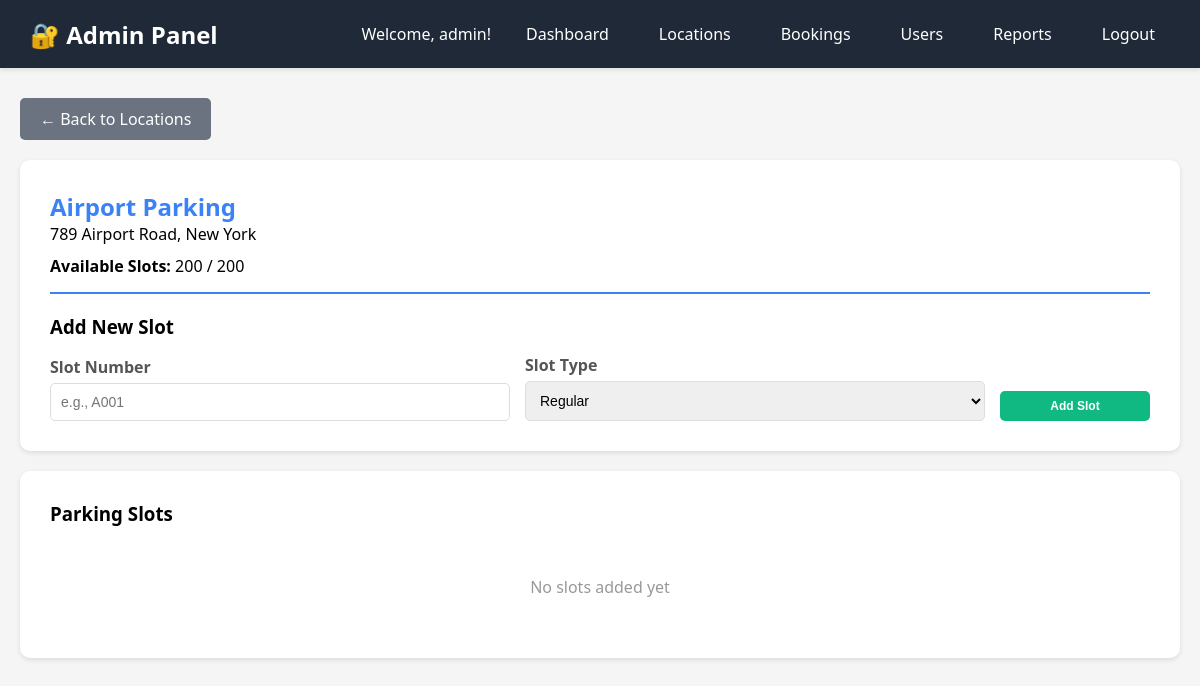
Screenshot of /admin/view_slots.php?location_id=3 (signed in) with the database file from the repository.
### tables this page shows
CREATE TABLE IF NOT EXISTS parking_locations (
    id INT AUTO_INCREMENT PRIMARY KEY,
    location_name VARCHAR(100) NOT NULL,
    address TEXT NOT NULL,
    city VARCHAR(50) NOT NULL,
    total_slots INT NOT NULL,
    available_slots INT NOT NULL,
    price_per_hour DECIMAL(10,2) NOT NULL,
    price_per_day DECIMAL(10,2) NOT NULL,
    price_per_month DECIMAL(10,2) NOT NULL,
    status ENUM('active', 'inactive') DEFAULT 'active',
    created_at TIMESTAMP DEFAULT CURRENT_TIMESTAMP
);

### admin/view_slots.php (the view, shortened to what this page needs)
<?php
$location_id = isset($_GET['location_id']) ? intval($_GET['location_id']) : 0;
$conn = getDBConnection();
$stmt = $conn->prepare("SELECT * FROM parking_locations WHERE id = ?");
$stmt->bind_param("i", $location_id);
$stmt->execute();
$location = $stmt->get_result()->fetch_assoc();
$slots = $conn->query("SELECT * FROM parking_slots WHERE location_id = $location_id ORDER BY slot_number");
?>
<!DOCTYPE html>
<html lang="en">
<head>
</head>
<body>
    <div class="navbar">
        <h1>🔐 Admin Panel</h1>
        <div class="navbar-right">
            <span>Welcome, <?php echo htmlspecialchars($_SESSION['admin_username']); ?>!</span>
            <a href="dashboard.php">Dashboard</a>
            <a href="manage_locations.php">Locations</a>
            <a href="manage_bookings.php">Bookings</a>
            <a href="manage_users.php">Users</a>
            <a href="reports.php">Reports</a>
            <a href="logout.php">Logout</a>
        </div>
    </div>
    <div class="container">
        <a href="manage_locations.php" class="btn-back">← Back to Locations</a>
        <div class="card">
            <div class="location-header">
                <h2><?php echo htmlspecialchars($location['location_name']); ?></h2>
                <p><?php echo htmlspecialchars($location['address']); ?>, <?php echo htmlspecialchars($location['city']); ?></p>
                <p style="margin-top: 10px;">
                    <strong>Available Slots:</strong> <?php echo $location['available_slots']; ?> / <?php echo $location['total_slots']; ?>
                </p>
            </div>
            <h3 style="margin-bottom: 15px;">Add New Slot</h3>
            <form method="POST" action="" style="display: grid; grid-template-columns: 1fr 1fr 150px; gap: 15px; align-items: end;">
                <div class="form-group" style="margin-bottom: 0;">
                    <label for="slot_number">Slot Number</label>
                    <input type="text" id="slot_number" name="slot_number" required placeholder="e.g., A001">
                </div>
                <div class="form-group" style="margin-bottom: 0;">
                    <label for="slot_type">Slot Type</label>
                    <select id="slot_type" name="slot_type" required>
                        <option value="regular">Regular</option>
                    </select>
                </div>
                <button type="submit" name="add_slot" class="btn btn-success">Add Slot</button>
            </form>
        </div>
        <div class="card">
            <h3 style="margin-bottom: 20px;">Parking Slots</h3>
            <?php if ($slots->num_rows > 0): ?>
                <div class="slots-grid">
                    <?php while ($slot = $slots->fetch_assoc()): ?>
                        <div class="slot-card <?php echo $slot['status']; ?>">
                            <div class="slot-number"><?php echo htmlspecialchars($slot['slot_number']); ?></div>
                            <div class="slot-type"><?php echo ucfirst($slot['slot_type']); ?></div>
                            <div class="slot-status status-<?php echo $slot['status']; ?>">
                                <?php echo ucfirst($slot['status']); ?>
                            </div>
                            <?php if ($slot['status'] == 'available'): ?>
                                <a href="?location_id=<?php echo $location_id; ?>&update_slot=<?php echo $slot['id']; ?>&status=maintenance" class="btn btn-primary">
                                    Set Maintenance
                                </a>
                            <?php elseif ($slot['status'] == 'maintenance'): ?>
                                <a href="?location_id=<?php echo $location_id; ?>&update_slot=<?php echo $slot['id']; ?>&status=available" class="btn btn-success">
                                    Set Available
                                </a>
                            <?php endif; ?>
                        </div>
                    <?php endwhile; ?>
                </div>
            <?php else: ?>
                <p style="text-align: center; color: #999; padding: 30px;">No slots added yet</p>
            <?php endif; ?>
        </div>
    </div>
</body>
</html>

### admin/view_slots.php (style rules this page uses)
* { margin: 0; padding: 0; box-sizing: border-box; }
body { font-family: 'Segoe UI', Tahoma, Geneva, Verdana, sans-serif; background: #f5f5f5; }
.navbar { background: #1f2937; color: white; padding: 15px 30px; display: flex; justify-content: space-between; align-items: center; box-shadow: 0 2px 5px rgba(0,0,0,0.1); }
.navbar h1 { font-size: 24px; }
.navbar-right { display: flex; gap: 20px; align-items: center; }
.navbar a { color: white; text-decoration: none; padding: 8px 15px; border-radius: 5px; transition: background 0.3s; }
.container { max-width: 1200px; margin: 30px auto; padding: 0 20px; }
.card { background: white; padding: 30px; border-radius: 10px; box-shadow: 0 2px 5px rgba(0,0,0,0.1); margin-bottom: 20px; }
.location-header { border-bottom: 2px solid #3b82f6; padding-bottom: 15px; margin-bottom: 20px; }
.location-header h2 { color: #3b82f6; }
.form-group { margin-bottom: 15px; }
label { display: block; margin-bottom: 5px; color: #555; font-weight: 600; }
input, select { width: 100%; padding: 10px; border: 1px solid #ddd; border-radius: 5px; font-size: 14px; }
.btn { padding: 8px 15px; border: none; border-radius: 5px; font-size: 12px; font-weight: 600; cursor: pointer; transition: all 0.3s; }
.btn-success { background: #10b981; color: white; }
.btn-back { display: inline-block; padding: 10px 20px; background: #6b7280; color: white; text-decoration: none; border-radius: 5px; margin-bottom: 20px; }

### rows the page displays
parking_locations: location_name "Airport Parking", address "789 Airport Road", city "New York", available_slots "200", total_slots "200"

### other values shown
$_SESSION['admin_username'] "admin"
